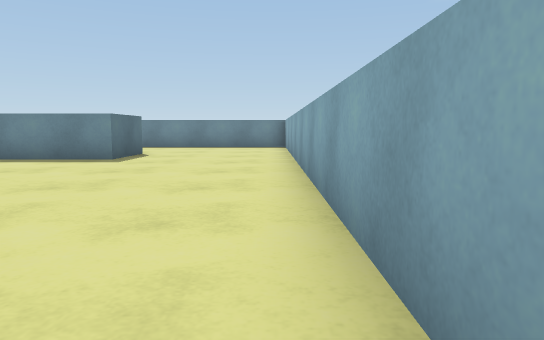
View 1 (above)

18 first-person views from a walk through a Unity game level. The camera is 0.33 m above the floor, tilts 6° down and sees 70° across. The floor is counted in squares, 0.5 m on a side. Each view is taken from the middle of a square. On the plan, view 1 faces up. The plan holds only what a view shows up to about 11 squares ahead; the rest is blank. The place goes on beyond the plan. The player is left out. Surface patterns are stand-ins for the level's own textures.

View 2
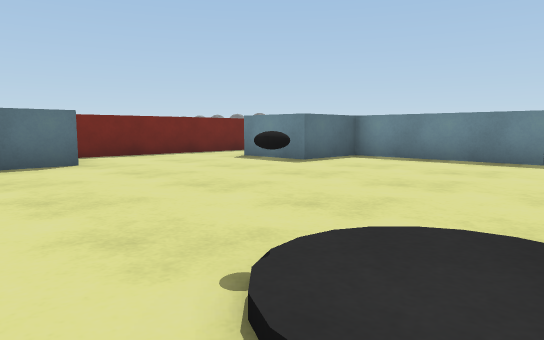

View 3
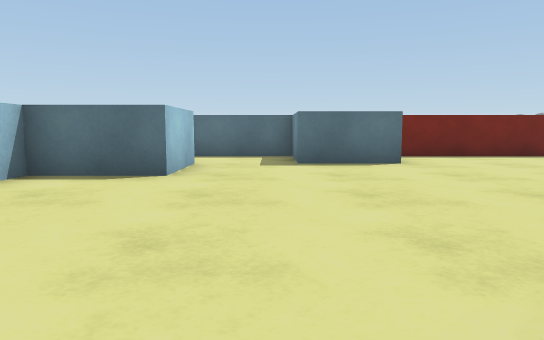

View 4
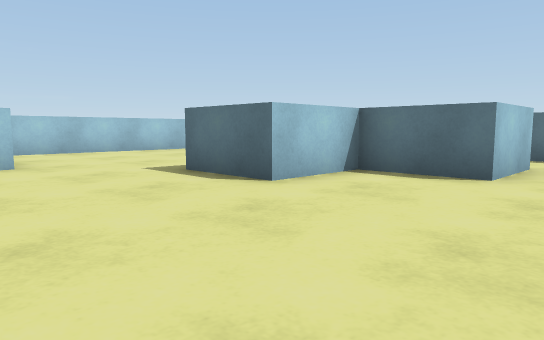

View 5
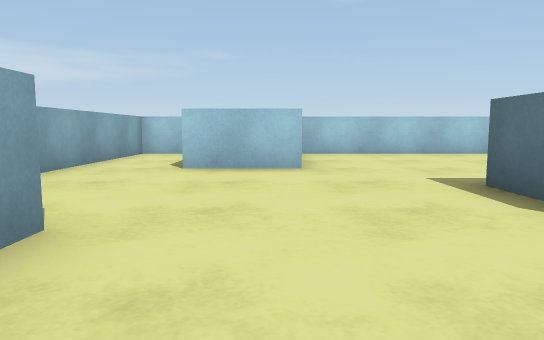

View 6
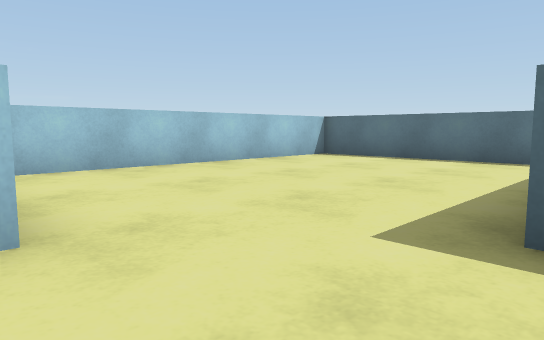

View 7
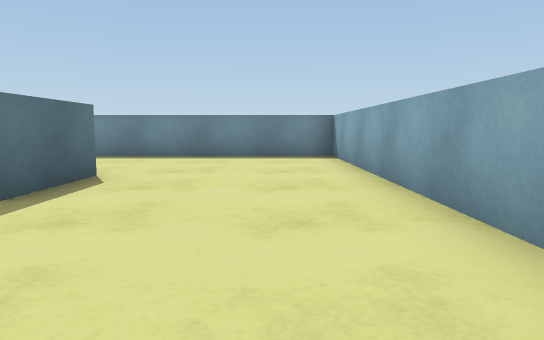

View 8
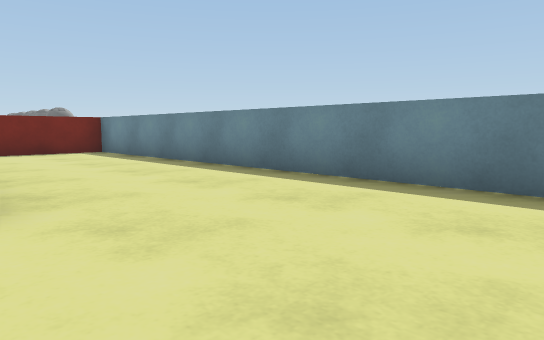

View 9
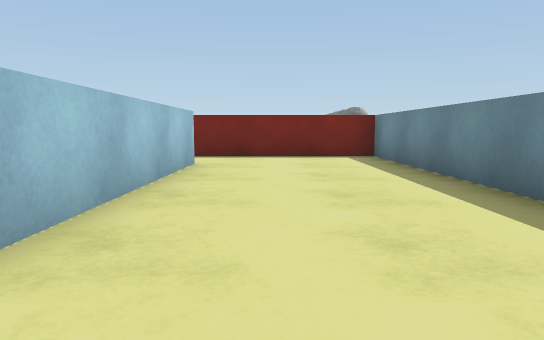

View 10
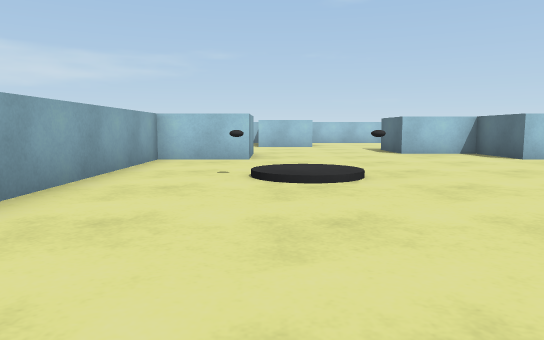

View 11
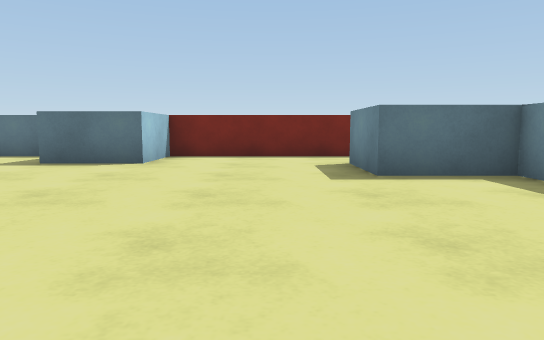

View 12
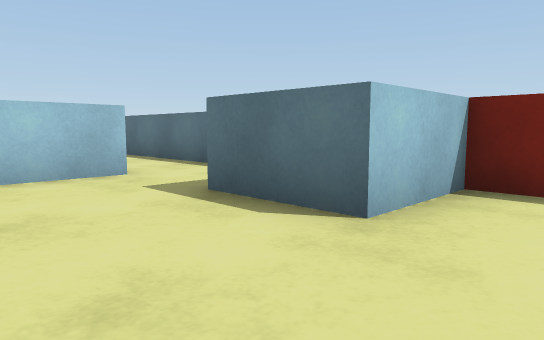

View 13
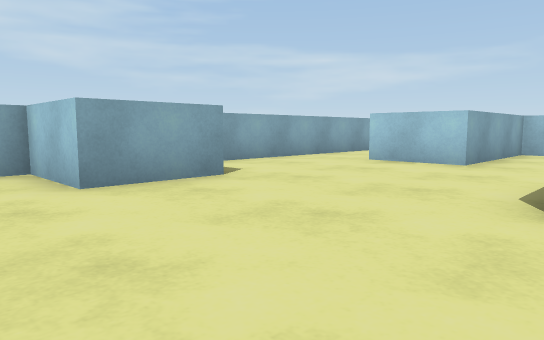

View 14
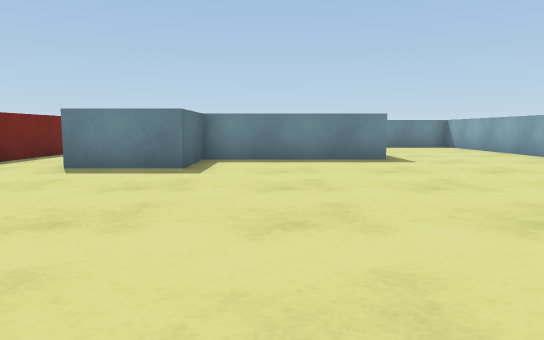

View 15
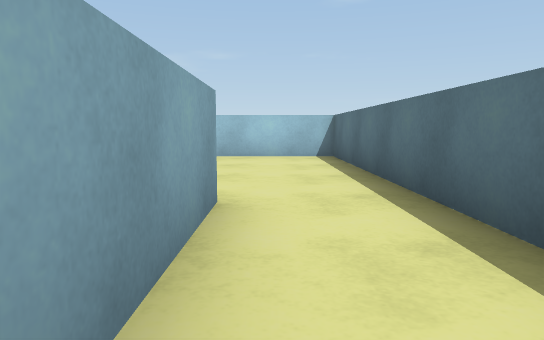

View 16
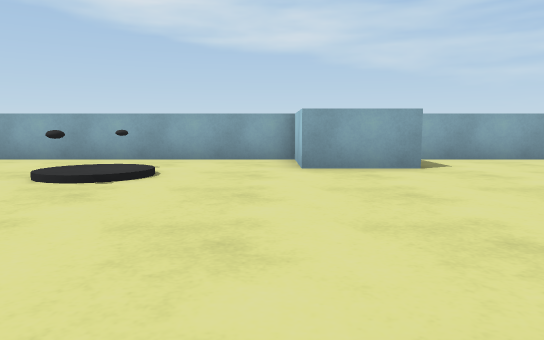

View 17
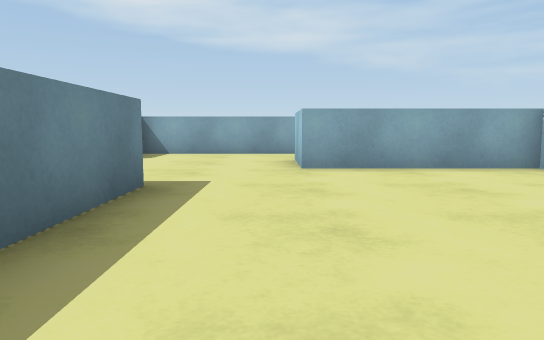

View 18
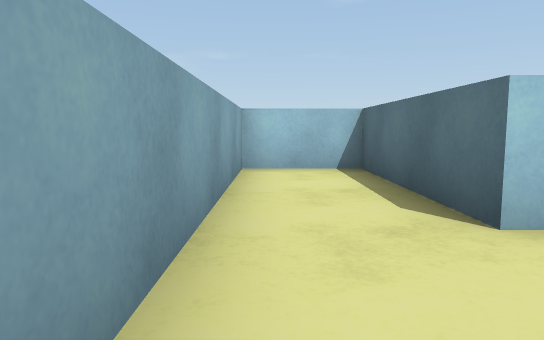

### Floor plan
Points are (right, up) in squares from view 1. A wall is a line through its corners. A room is listed if a view was taken in it or the views show most of it. See-through windows are left out.
Room 1 (views 1, 2, 3, 4, 5, 6, 7, 8, 9, 10, 11, 12, 13, 14, 15, 16, 17, 18)
walls: (-9.6, -1.5) (-7.5, -1.5) (-7.5, -3.5); (0.5, -1.6) (0.5, 14.5) (-11.5, 14.5) (-11.5, 2.5); (-11.5, 0.6) (-11.5, -11.5) (-3.5, -11.5) (-3.5, -7.5) (-1.5, -7.5) (-1.5, -11.5) (0.5, -11.5) (0.5, -3.5); (-7.5, -5.5) (-8, -5.5); (-3.5, 10.5) (-3.5, 8.5) (-7.5, 8.5); (-9.5, -5.5) (-9.5, -2.6); (-9.5, 10.5) (-4, 10.5)
objects: block (-11, 1) to (-10, 2); block (-9, 7) to (-8, 8); block (-7, -5) to (-6, -4); other object (-4, 1) to (-1, 2); block (-1, -3) to (0, -2)

Positions as (right, up) in squares from view 1, and headings:
1: (0, 0), facing up
2: (-2, 0), facing up-left
3: (-2, 0), facing left
4: (-2, 0), facing down-left
5: (-3, -1), facing down
6: (-3, -5), facing down-left
7: (-1, 5), facing up
8: (0, 10), facing up-left
9: (-2, 12), facing left
10: (-2, 7), facing down
11: (-2, 5), facing left
12: (-7, 4), facing down-left
13: (-6, 0), facing down-right
14: (-6, 0), facing up
15: (-10, -2), facing down
16: (-8, -1), facing right
17: (-10, -7), facing right
18: (0, -5), facing down
